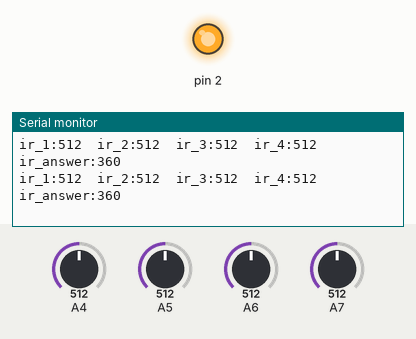
A sketch run on a simulated Arduino Mega 2560, built with avr-gcc and run on an emulated ATmega2560. On the bench: output pins drawn as LEDs (lit = HIGH), the last lines printed to the serial monitor. Inputs (shaded band) come from the test bench; at power-on: A4 = 512, A5 = 512, A6 = 512, A7 = 512.

Above: at 1.2 s.
1.3 s: A4 set to 105
At 1.41 s:
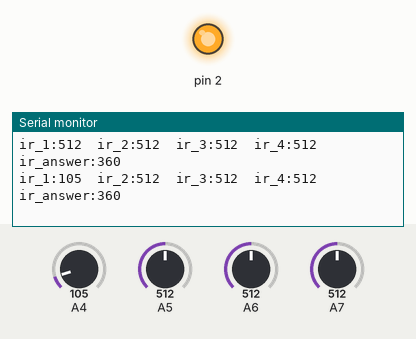
4.3 s: A4 set to 94
At 4.32 s:
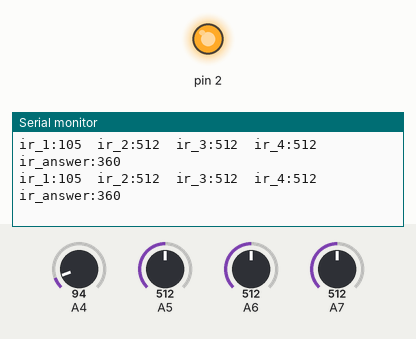
7.3 s: A5 set to 106
At 7.35 s:
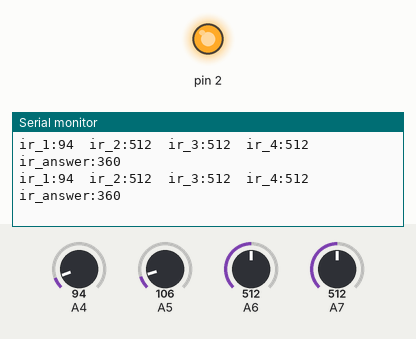
10.3 s: A5 set to 88
At 10.33 s:
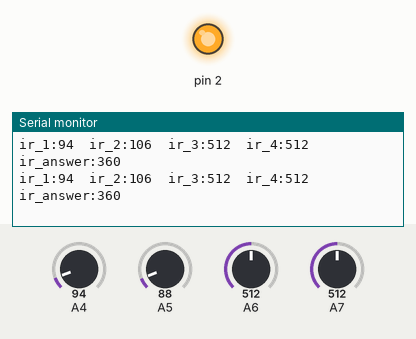
13.3 s: A6 set to 104
At 13.3 s:
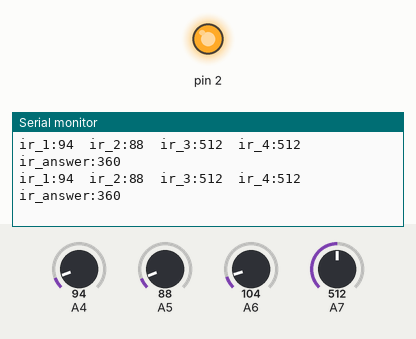
16.3 s: A6 set to 95
At 18.76 s:
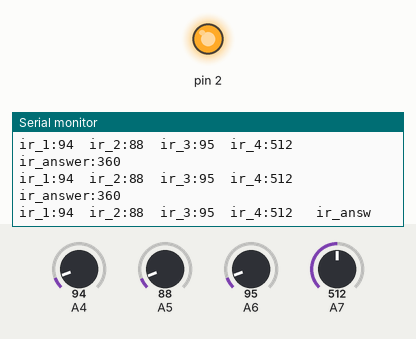
Timing chart, 0 to 18.8 s (numbered marks = the images above; inputs shaded):
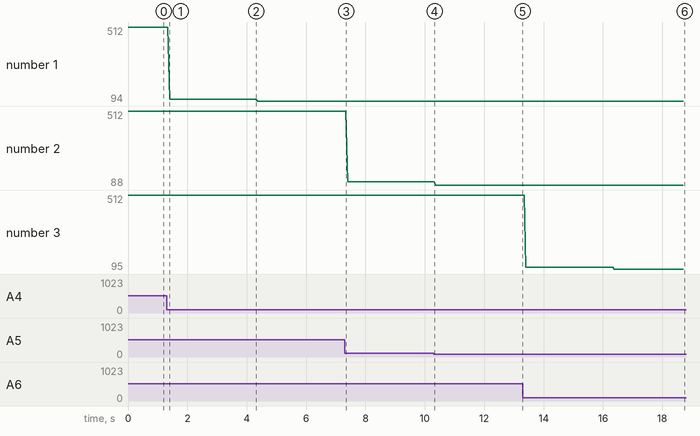

The sketch:

ir_main.ino
```cpp
const int a_pin_ir[] = {4, 5, 6, 7};

void setup() {

  Serial.begin(9600);
  Serial1.begin(19200);
  pinMode(2, OUTPUT);
  digitalWrite(2, HIGH);

}

void loop() {

  int ir_angle = get_ir_angle();

}

int get_ir_angle() {

  int ir_answer[4];
  int ir_angle;


  ir_answer[0] = analogRead(a_pin_ir[0]);
  ir_answer[1] = analogRead(a_pin_ir[1]);
  ir_answer[2] = analogRead(a_pin_ir[2]);
  ir_answer[3] = analogRead(a_pin_ir[3]);


  if (ir_answer[0] > 80) {
    ir_angle = 360;
  } else if (ir_answer[1] > 80) {
    ir_angle = 90;
  } else if (ir_answer[2] > 80) {
    ir_angle = 180;
  } else if (ir_answer[3] > 80) {
    ir_angle = 270;
  } else {
    ir_angle = 0;
  }

  Serial.print("ir_1:");
  Serial.print(ir_answer[0]);
  Serial.print("  ir_2:");
  Serial.print(ir_answer[1]);
  Serial.print("  ir_3:");
  Serial.print(ir_answer[2]);
  Serial.print("  ir_4:");
  Serial.print(ir_answer[3]);

  Serial.print("   ir_answer:");
  Serial.println(ir_angle);

  return ir_angle;
}
```

Measured:
- the behaviour switches between 100 and 99 on A6 (found by bisection; images 5 and 6)
- after the input at 1.3 s, the serial monitor: prints a new line after 0.10 s (image 1)
- after the input at 16.3 s, the serial monitor: prints a new line after 0.08 s (image 6)
- plotted number 1: 512 → 105 after the input at 1.3 s, 105 → 94 after the input at 4.3 s
- plotted number 2: 512 → 106 after the input at 7.3 s, 106 → 88 after the input at 10.3 s
- plotted number 3: 512 → 104 after the input at 13.3 s, 104 → 95 after the input at 16.3 s
